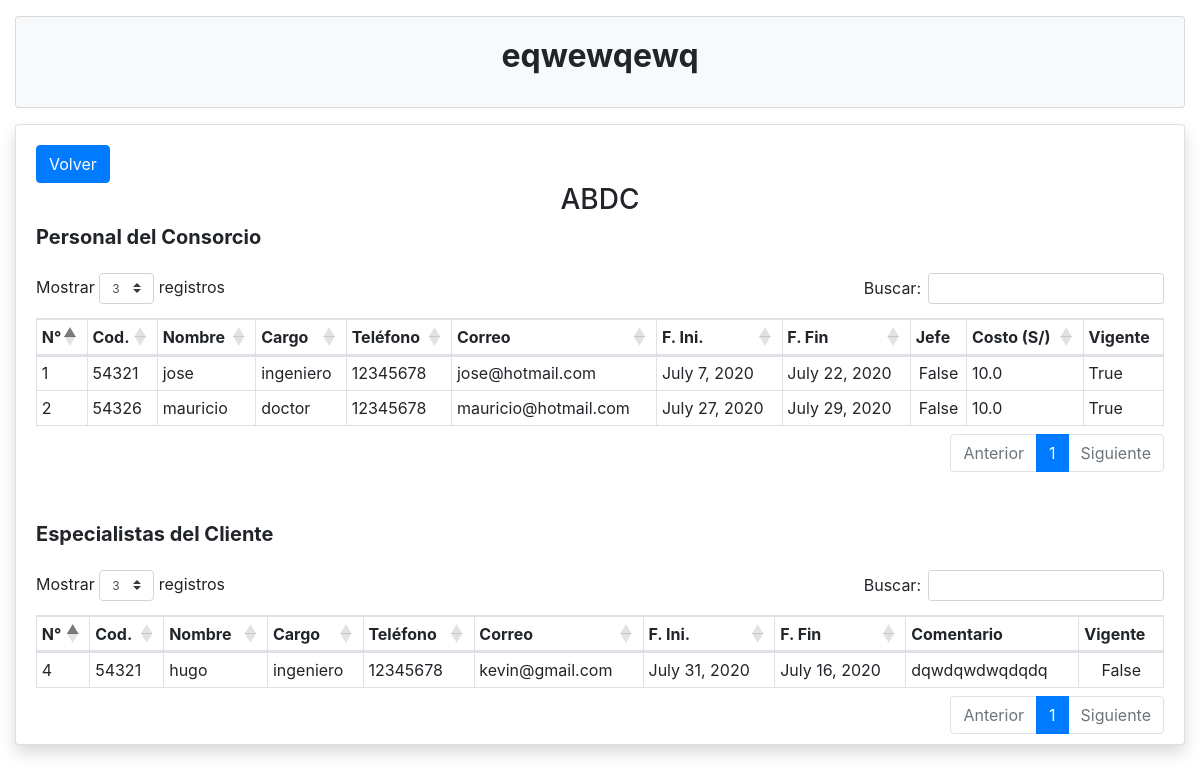
Page /posts/1/ on the earlier database version.
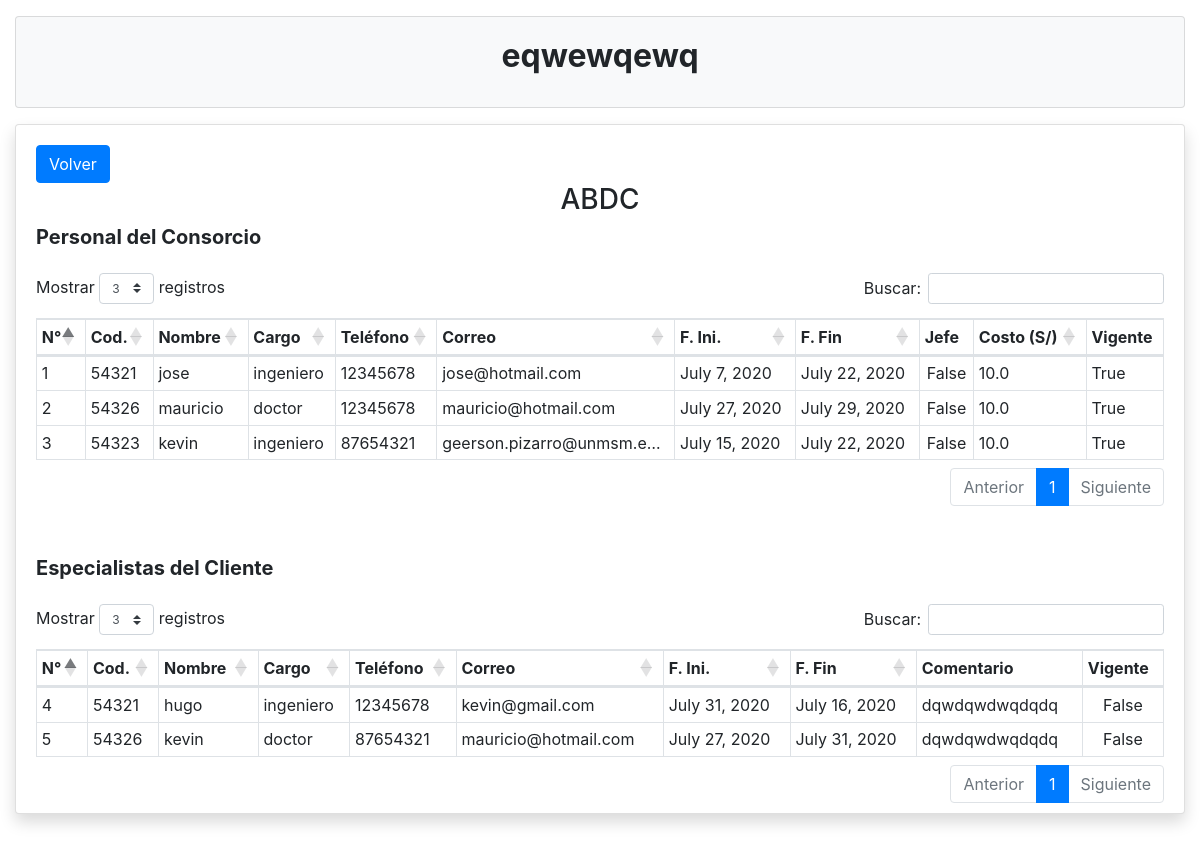
Same page on the later database version.
### posts/models.py (models this page shows, shortened)
class Persona(models.Model):
    codigo = models.CharField('Código',unique=True, max_length=8,default="")
    dni = models.CharField('DNI',unique=True, max_length=8)
    nombre = models.CharField('Nombre',max_length=100)
    apellido = models.CharField('Apellido',max_length=100)
    cargo = models.CharField('Cargo',max_length=100)
    email = models.EmailField('Email')
    fecha_nacimiento = models.DateField('Fecha de Nacimiento')
    fecha_inicio = models.DateField('Fecha de Inicio')
    fecha_fin = models.DateField('Fecha de Fin',null=True)
    vigente = models.BooleanField('Vigente',default=False,blank=True)
    telefono = models.CharField('Número de celular', max_length=30)
    class Meta:
        abstract = True

class Personal_Consorcio(Persona):
    jefe = models.BooleanField('Jefe',default=False,blank=True)
    costo = models.FloatField('Costo',default=0)
    consorcio_id = models.ForeignKey(Consorcio, on_delete=models.CASCADE)

class Personal_Cliente(Persona):
    comentario = models.TextField('Comentario')
    proyecto_id = models.ForeignKey(Proyecto, on_delete=models.CASCADE)

### posts/views.py (the view)
# urls.py: path('<int:pk>/',views.DetailView.as_view(),name='detail'),
class DetailView(generic.DetailView):
    model = Proyecto
    template_name = 'posts/detail.html'

### posts/models.py (called while the page is built)
    def __str__(self):
        return self.denominacion_corta

    def __str__(self):
        return self.nombre

### posts/posts/templates/posts/detail.html (shortened to what the changed rows need)
<!doctype html>
<html lang="es">
<html>
	<head>
      <link rel="stylesheet" href="../../static/posts/bootstrap.min.css" type="text/css">
		<link rel="stylesheet" href="../../static/posts/bootstrap-grid.min.css" type="text/css">
      <link rel="stylesheet" href="../../static/posts/bootstrap-reboot.min.css" type="text/css">
      <link rel="stylesheet" href="../../static/posts/estilos.css">
      <link rel="stylesheet" href="https://cdnjs.cloudflare.com/ajax/libs/twitter-bootstrap/4.1.3/css/bootstrap.css">
      <link rel="stylesheet" href="https://cdn.datatables.net/1.10.21/css/dataTables.bootstrap4.min.css">
	</head>
	<body>
        <main class="container-fluid">
            <div class="card mt-3 mb-3 bg-light">
                <div class=" card-body ">
                    <h2 class="text-center card-title mb-4 font-weight-bold">{{ proyecto }}</h2>
                </div>
            </div>
            <div class="card shadow mb-4">
                <div class=" card-body ">
                    <div class="table-responsive mb-5">
                        <table id="TablaPersoConsorcio" class=" table table-sm table-bordered table-hover">
                            <thead>
                                <tr>
                                    <th scope="col">N°</th>
                                    <th scope="col">Cod.</th>
                                    <th scope="col">Nombre</th>
                                    <th scope="col">Cargo</th>
                                    <th scope="col">Teléfono</th>
                                    <th scope="col">Correo</th>
                                    <th scope="col">F. Ini.</th>
                                    <th scope="col">F. Fin</th>
                                    <th scope="col">Jefe</th>
                                    <th scope="col">Costo (S/)</th>
                                    <th scope="col">Vigente</th>
                                </tr>
                            </thead>
                            <tbody class="" id ="espacioMCConsorcio">
                             {% for persona in proyecto.consorcio.personal_consorcio_set.all %}
                                <tr>
                                   <td>{{persona.id}}</td>
                                   <td>{{persona.codigo}}</td>
                                   <td>{{persona.nombre}}</td>
                                   <td>{{persona.cargo}}</td>
                                   <td>{{persona.telefono}}</td>
                                   <td>{{persona.email}}</td>
                                   <td>{{persona.fecha_inicio}}</td>
                                   <td>{{persona.fecha_fin}}</td>
                                   <td>{{persona.jefe}}</td>
                                   <td>{{persona.costo}}</td>
                                   <td>{{persona.vigente}}</td>
                                </tr>
                             {% endfor %}
                            </tbody>
                        </table>
                    </div>
                    <div class="table-responsive">
                        <table id="TablaCliente" class="table table-sm table-bordered table-hover">
                            <thead >
                                <tr>
                                    <th scope="col">N°</th>
                                    <th scope="col">Cod.</th>
                                    <th scope="col">Nombre</th>
                                    <th scope="col">Cargo</th>
                                    <th scope="col">Teléfono</th>
                                    <th scope="col">Correo</th>
                                    <th scope="col">F. Ini.</th>
                                    <th scope="col">F. Fin</th>
                                    <th scope="col">Comentario</th>
                                    <th scope="col">Vigente</th>
                                </tr>
                            </thead>
                            <tbody class="" id ="espacioMCCliente" >
                             {% for persona in proyecto.personal_cliente_set.all %}
                                <tr>
                                   <td>{{persona.id}}</td>
                                   <td>{{persona.codigo}}</td>
                                   <td>{{persona.nombre}}</td>
                                   <td>{{persona.cargo}}</td>
                                   <td>{{persona.telefono}}</td>
                                   <td>{{persona.email}}</td>
                                   <td>{{persona.fecha_inicio}}</td>
                                   <td>{{persona.fecha_fin}}</td>
                                   <td>{{persona.comentario}}</td>
                                   <td>{{persona.vigente}}</td>
                                </tr>
                             {% endfor %}
                            </tbody>
                        </table>
                    </div>
                </div>
            </div>
        </main>
    </body>
</html>

Differences in the rows shown:
added Personal_Consorcio: id "3", codigo "54323", nombre "kevin", cargo "ingeniero", telefono "87654321", email "geerson.pizarro@unmsm.e…", fecha_inicio "July 15, 2020", fecha_fin "July 22, 2020", jefe "False", costo "10.0", vigente "True"
added Personal_Cliente: id "5", codigo "54326", nombre "kevin", cargo "doctor", telefono "87654321", email "mauricio@hotmail.com", fecha_inicio "July 27, 2020", fecha_fin "July 31, 2020", comentario "dqwdqwdwqdqdq", vigente "False"
